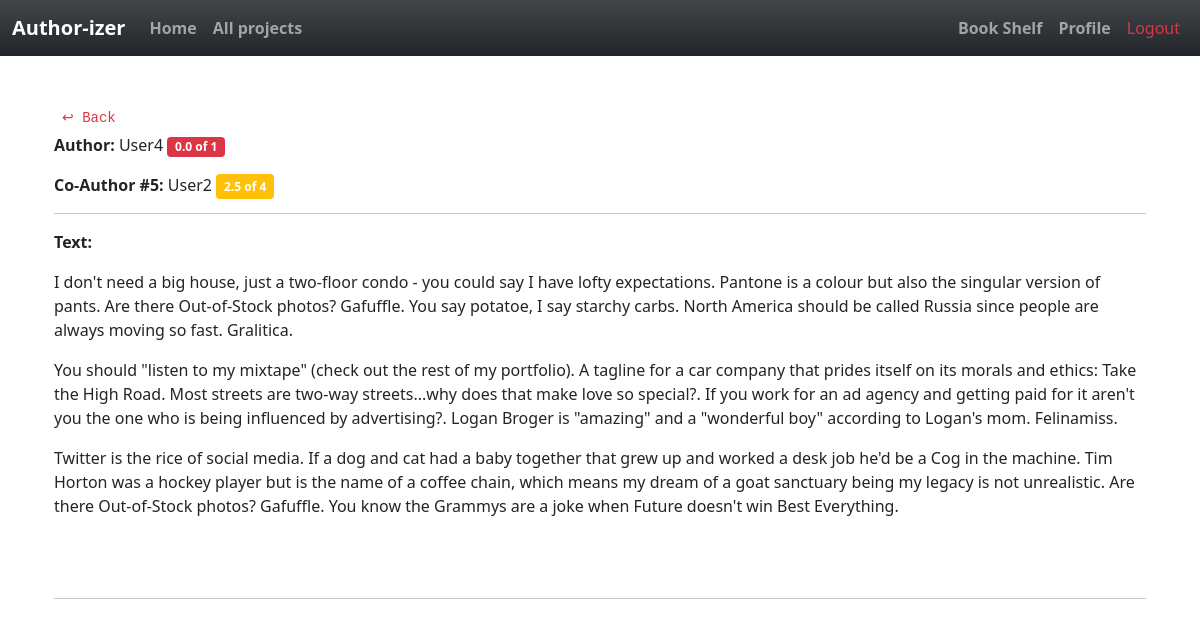
The app's page /read_post/8 (signed in) with its own data.
### app/models.py (models this page shows, shortened)
class User(UserMixin, db.Model):
    id = db.Column(db.Integer, primary_key=True )
    username = db.Column(db.String(64), index=True, unique=True)
    email = db.Column(db.String(120), index=True, unique=True)
    password_hash = db.Column(db.String(128))
    posts = db.relationship('Post', backref='author', lazy='dynamic')
    about_me = db.Column(db.String(140))
    last_seen = db.Column(db.DateTime, default=datetime.utcnow)
    followed = db.relationship(
        'User', secondary=followers,
        primaryjoin=(followers.c.follower_id == id),
        secondaryjoin=(followers.c.followed_id == id),
        backref=db.backref('followers', lazy='dynamic'), lazy='dynamic')

class Contribute(db.Model):
    id = db.Column(db.Integer, primary_key=True)
    body = db.Column(db.Text)
    subtitle= db.Column(db.String(120))
    contributor =db.Column(db.String(120))
    post_id= db.Column(db.Integer, db.ForeignKey('post.id',ondelete="CASCADE"))
    accepted= db.Column(db.Boolean, default=False)

class SearchableMixin(object):
    @classmethod
    def before_commit(cls, session):
        session._changes = {
            'add': list(session.new),
            'update': list(session.dirty),
            'delete': list(session.deleted)
        }
    @classmethod
    def after_commit(cls, session):
        for obj in session._changes['add']:
            if isinstance(obj, SearchableMixin):
                add_to_index(obj.__tablename__, obj)
        for obj in session._changes['update']:
            if isinstance(obj, SearchableMixin):
                add_to_index(obj.__tablename__, obj)
        for obj in session._changes['delete']:
            if isinstance(obj, SearchableMixin):
                remove_from_index(obj.__tablename__, obj)
        session._changes = None

class Post(SearchableMixin, db.Model):
    __searchable__ = ['body']
    id = db.Column(db.Integer, primary_key=True)
    body = db.Column(db.Text)
    title= db.Column(db.String(140))
    subtitle=db.Column(db.String(200))
    timestamp = db.Column(db.DateTime, index=True, default=datetime.utcnow)
    user_id = db.Column(db.Integer, db.ForeignKey('user.id', ondelete="CASCADE"))
    contributes = db.relationship('Contribute', backref='contrib', lazy='dynamic')
    completed= db.Column(db.Boolean, default=False)

### app/routes.py (the view, shortened to what this page needs)
@app.route('/read_post/<id>', methods=['GET', 'POST'])
@login_required
def read_post(id):
    post=Post.query.get(id)
    form2=AcceptedForm()
    form=CompletedForm()
    conts= Contribute.query.filter_by(post_id=post.id).all()
    authorate= user_rating(post.author.username)
    return render_template('read_post.html', user=user, post=post, conts=conts,  form2=form2,
                           current_user=current_user,   form=form, authorate=authorate, user_rating=user_rating, total=total_rating)

### app/models.py (called while the page is built)
@login.user_loader
def load_user(id):
    return User.query.get(int(id))

### app/rating.py (called while the page is built)
def user_rating(username):
    conts=[]
    contributes=Contribute.query.filter_by(contributor=username).all()
    num=len(contributes)
    for contribute in contributes:
        if contribute.accepted:
            conts.append(contribute)
    acc_len = len(conts)
    if num>0:
        rating=(acc_len*5)/num
        return round(rating,1)
    else:
        return 0

def total_rating(username):
   contributes=Contribute.query.filter_by(contributor=username).all()
   num=len(contributes)
   return num

### app/routes.py (called while the page is built)
@app.before_request
def before_request():
    if current_user.is_authenticated:
        current_user.last_seen = datetime.utcnow()
        db.session.commit()
        g.search_form = SearchForm()

### app/templates/read_post.html (shortened to what this page needs)
{% extends "base.html" %}
{% block app_content %}
<div class="container float-start">
<div class="btn-sm rounded-pill btn-outline-light float-start">
    <a class='text-decoration-none text-danger font-monospace' href="{{ url_for('index') }}"> &larrhk; Back</a>
</div>
</div>
<br>
<div class='container'>
    <table class=" row ">
        <tr class='row align-items-center'>
            <p><strong>Author: </strong>{{ post.author.username.capitalize() }}
                {%if authorate >=4%}
                <span class='badge bg-success text-wrap '> {{authorate}} of {{total(username=post.author.username)}} </span> </p>
                {%elif 4>authorate >=2 %}
                <span class='badge bg-warning text-wrap '> {{authorate}} of {{total(username=post.author.username)}}</span> </p>
                {%elif authorate<2 %}
                <span class='badge bg-danger text-wrap '> {{authorate}} of {{total(username=post.author.username)}}</span> </p>
                {%endif%}
        </tr>
        <tr >
        {%for cont in conts%}
            <p><strong>Co-Author  #{{cont.id}}:  </strong> {{ cont.contributor.capitalize()}}
                {%if 4<= user_rating(username=cont.contributor) %}
                <span class='badge bg-success text-wrap d-inline'> {{user_rating(username=cont.contributor)}} of {{total(username=cont.contributor)}}</span> </p>
                {%elif 4 > user_rating(username=cont.contributor) >=2 %}
                <span class='badge bg-warning text-wrap d-inline'> {{user_rating(username=cont.contributor)}} of {{total(username=cont.contributor)}}</span> </p>
                {%elif user_rating(username=cont.contributor) <2 %}
                <span class='badge bg-danger text-wrap d-inline'> {{user_rating(username=cont.contributor)}}of {{total(username=cont.contributor)}} </span> </p>
                {%endif%}
        {%endfor%}
        </tr>
        <hr>
        <tr>
            <p><strong>Text: </strong> </p>
            {{post.body | safe}}
        <br>
        </tr>
    </table>
<hr>
{% endblock %}

### records on screen
User: author.username "User4", username "1"
Contribute: id "5", contributor "User2", contributor+accepted "2.5", contributor "4"
Post: body "I don't need a big house, just a two-floor condo - you could say I have lofty expectations. Pantone is a colour but also the singular version of pants. Are there Out-of-Stock photos? Gafuffle. You say potatoe, I say starchy carbs. North America should be called Russia since people are always moving so fast. Gralitica. You should \"listen to my mixtape\" (check out the rest of my portfolio). A tagline for a car company that prides itself on its morals and ethics: Take the High Road. Most streets are two-way streets...why does that make love so special?. If you work for an ad agency and getting paid for it aren't you the one who is being influenced by advertising?. Logan Broger is \"amazing\" and…"

### other values on screen
{{ authorate }} "0.0"
